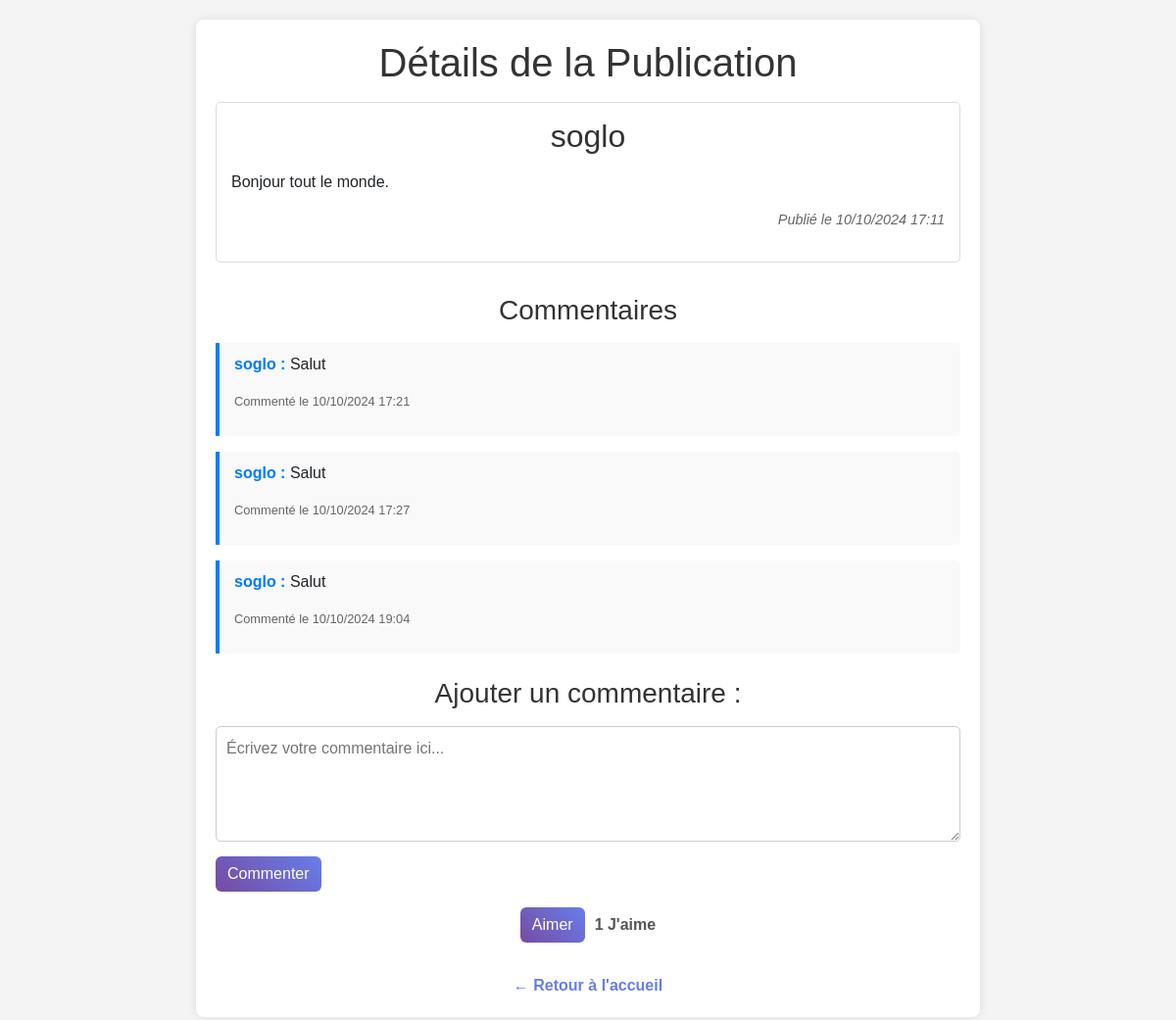
/social/post/1/, run on the app's committed database.
### Social/models.py (models this page shows, shortened)
class Post(models.Model):
    user = models.ForeignKey(User, on_delete=models.CASCADE)
    content = models.TextField()
    likes = models.ManyToManyField(User, related_name='liked_posts', blank=True)
    created_at = models.DateTimeField(auto_now_add=True)

class Comment(models.Model):
    user = models.ForeignKey(User, on_delete=models.CASCADE)
    post = models.ForeignKey(Post, on_delete=models.CASCADE)
    content = models.TextField()
    created_at = models.DateTimeField(auto_now_add=True)

### Social/views.py (the view)
# urls.py: path('post/<int:post_id>/', post_detail, name='post_detail'),
def post_detail(request, post_id):
    post =get_object_or_404(Post,id=post_id)
    comments = Comment.objects.filter(post=post)
    return render(request, 'Social/post_detail.html', {'post': post, 'comments': comments})

### Social/templates/Social/post_detail.html (shortened to what this page needs)
<!DOCTYPE html>
<html lang="fr">
<head>
  <link href="https://cdn.jsdelivr.net/npm/bootstrap@5.3.3/dist/css/bootstrap.min.css" rel="stylesheet" />
</head>
<body>
  <div class="container-main">
    <h1>Détails de la Publication</h1>
    <div class="post-content">
      <h2>{{ post.user.username }}</h2>
      <p>{{ post.content|linebreaksbr }}</p>
      <p class="post-meta">Publié le {{ post.created_at|date:"d/m/Y H:i" }}</p>
    </div>
    <div class="comments-section">
      <h3>Commentaires</h3>
      {% if comments.count > 0 %}
      {% for comment in comments %}
      <div class="comment">
        <p><strong>{{ comment.user.username }} :</strong> {{ comment.content|linebreaksbr }}</p>
        <p class="comment-meta">Commenté le {{ comment.created_at|date:"d/m/Y H:i" }}</p>
      </div>
      {% endfor %}
      {% else %}
      <p class="text-center fst-italic">Aucun commentaire pour cette publication.</p>
      {% endif %}
    </div>
    <div class="mt-4">
      <h3>Ajouter un commentaire :</h3>
      <form method="post" novalidate>
        <textarea name="content" rows="4" placeholder="Écrivez votre commentaire ici..."></textarea>
        <button type="submit" class="btn btn-primary mt-2">Commenter</button>
      </form>
    </div>
    <div class="like-section">
      <form action="{% url 'like_post' post.id %}" method="post">
        <button type="submit" class="btn btn-primary">
          {% if request.user in post.likes.all %}
          Retirer le Like
          {% else %}
          Aimer
          {% endif %}
        </button>
      </form>
      <span>{{ post.likes.count }} J'aime</span>
    </div>
    <a href="{% url 'home' %}" class="back-home">← Retour à l'accueil</a>
  </div>
</body>
</html>

### Social/templates/Social/post_detail.html (style rules this page uses)
body { font-family: Arial, sans-serif; background-color: #f4f4f4; padding: 20px 0; }
.container-main { max-width: 800px; margin: 0 auto; background: #fff; padding: 20px; border-radius: 8px; box-shadow: 0 0 10px rgb(0 0 0 / 0.1); }
h1, h2, h3 { color: #333; text-align: center; margin-bottom: 1rem; }
.post-content { padding: 15px; border: 1px solid #ddd; border-radius: 5px; background-color: #fff; margin-bottom: 1.5rem; }
.post-meta { font-style: italic; color: #666; text-align: right; font-size: 0.9rem; }
.comments-section { margin-top: 2rem; }
.comment { padding: 10px 15px; border-left: 4px solid #007bff; background-color: #f9f9f9; margin-bottom: 1rem; border-radius: 0 5px 5px 0; }
.comment strong { color: #007bff; }
.comment-meta { font-size: 0.8rem; color: #666; margin-top: 3px; }
textarea { width: 100%; resize: vertical; border-radius: 5px; border: 1px solid #ccc; padding: 10px; font-size: 1rem; font-family: inherit; }
.btn-primary { background-image: linear-gradient(45deg, #764ba2, #667eea); border: none; transition: background-image 0.3s ease; }
.like-section { display: flex; align-items: center; gap: 10px; margin-top: 1rem; justify-content: center; }
.like-section span { font-weight: 600; color: #555; }
a.back-home { display: block; text-align: center; margin-top: 2rem; font-weight: 600; color: #667eea; text-decoration: none; transition: color 0.3s ease; }

### data on the page
Post: user.username "soglo", content "Bonjour tout le monde.", created_at "10/10/2024 17:11", likes.count "1"
Comment: user.username "soglo", content "Salut", created_at "10/10/2024 17:21"
Comment: user.username "soglo", content "Salut", created_at "10/10/2024 17:27"
Comment: user.username "soglo", content "Salut", created_at "10/10/2024 19:04"
